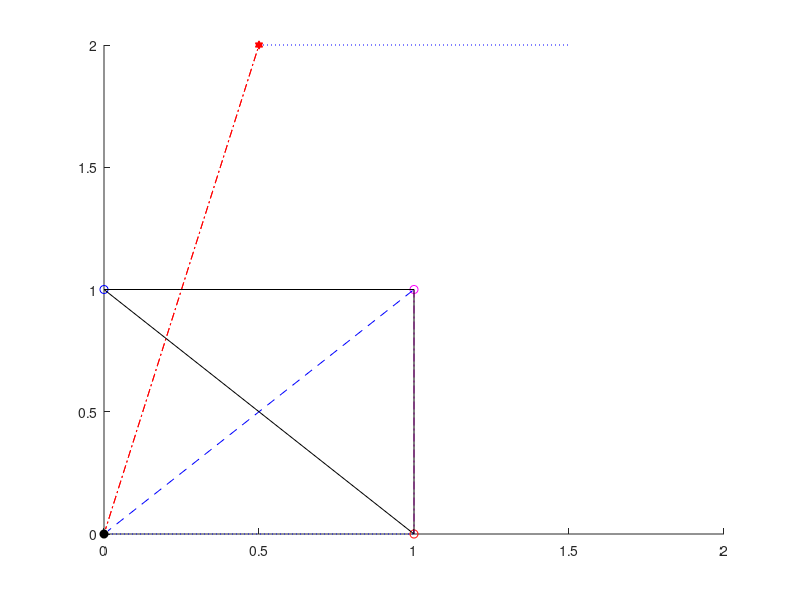

Here is the MATLAB script that generated this plot: (Note: this script raises an error after producing the figure.)

%clc

A = [1 0 0]';
B = [0 1 0]';
C = [1 1 0]';

%pnt = [0.5, -0.5, 0.5]'; 

V = [A'; B'; C';];
F = [1 2 3;];

v1 = B-A;
v2 = C-B;

x0 = A(1);
y0 = A(2);
z0 = A(3);

A0 = [x0; y0; z0];

n = cross(v1, v2)/norm(cross(v1, v2));
N = cross(v1, v2);

Op = n'*A0*n;
%pnt_p = ((n'*A0 - pnt)'*n)*n
%pnt_p = (pnt - (dot(pnt,n)/norm(n)^2)*n);
%pnt_p2 = pnt - pnt*n.*n

[P,Q] = meshgrid(0:0.1:1); % Provide a gridwork (you choose the size)
X = x0+v1(1,1)*P+v2(1,1)*Q; % Compute the corresponding cartesian coordinates
Y = y0+v1(2,1)*P+v2(2,1)*Q; %   using the two vectors in w
Z = z0+v1(3,1)*P+v2(3,1)*Q;
%figure()z
%surf(X,Y,Z)


l_mm = C;
l_pp = A;

r = [0.5, 2, 0]';

r_p = l_pp;
r_m = l_mm;

rho_p = r_p - n*(n'*r_p);
rho_m = r_m - n*(n'*r_m);

rho = r - n*(n'*r);

l = (rho_p-rho_m)/norm(rho_p-rho_m);

u = cross(l, n);

l_p = (rho_p-rho)'*l;
l_m = (rho_m-rho)'*l;

d = -n'*(r-l_mm)*n;

P0 = norm((rho_p-rho)'*u);
P0_n = ((rho_p-rho)-l_p*l)/P0;

R0 = sqrt(P0^2 + norm(d)^2);

P_p = norm(rho_p-rho);
P_m = norm(rho_m-rho);

R_p = sqrt(P_p^2 + norm(d)^2); 
R_m = sqrt(P_m^2 + norm(d)^2); 

% Integral terms calculation
T1 = P0*log((R_p+l_p)/(R_m+l_m));
T2 = atan((P0*l_p)/(R0^2 + norm(d)*R_p));
T3 = atan((P0*l_m)/(R0^2 + norm(d)*R_m));

I = P0_n'*u*(T1-norm(d)*(T2-T3))

figure();
FC = [1 1 1];
hold on;
plot3(0, 0, 0, 'ok', 'MarkerFaceColor', 'k')
plot3(A(1), A(2), A(3), 'or')
%plot3(Aq(1), Aq(2), Aq(3), 'or', 'MarkerFaceColor', 'r')

plot3(B(1), B(2), B(3), 'ob')
%plot3(Bq(1), Bq(2), Bq(3), 'ob', 'MarkerFaceColor', 'b')

plot3(C(1), C(2), C(3), 'om')
%plot3(Cq(1), Cq(2), Cq(3), 'om', 'MarkerFaceColor', 'm')

%plot3(P1(1), P1(2), P1(3), 'ok')
%plot3(Pq(1), Pq(2), Pq(3), 'ok', 'MarkerFaceColor', 'k')

%plot3([A(1), n(1)+A(1)], [A(2), n(2)+A(2)], [A(3), n(3)+A(3)], 'r')
plot3(Op(1), Op(2), Op(3), 'ok', 'MarkerFaceColor', 'none')
plot3(r(1), r(2), r(3), 'r', 'Marker', 'hexagram', 'MarkerFaceColor', 'r')
%plot3(pnt_p(1)+Op, pnt_p(2)+Op, pnt_p(3)+Op, 'r', 'Marker', 'hexagram', 'MarkerFaceColor', 'none')

plot3([0, n(1)], [0, n(2)], [0, n(3)], ':r')
%plot3([pnt(1), n(1)+pnt(1)], [pnt(2), n(2)+pnt(2)], [pnt(3), n(3)+pnt(3)], ':r')

plot3([Op(1), rho_p(1)+Op(1)], [Op(2), rho_p(2)+Op(2)], [Op(3), rho_p(3)+Op(3)], ':b')
plot3([Op(1), rho_m(1)+Op(1)], [Op(2), rho_m(2)+Op(2)], [Op(3), rho_m(3)+Op(3)], '--b')

plot3([l_mm(1), l_pp(1)], [l_mm(2), l_pp(2)], [l_mm(3), l_pp(3)], '-.m', LineWidth=1.5)

plot3([0, r(1)], [0, r(2)], [0, r(3)], '-.r')
plot3([Op(1), rho(1)+Op(1)], [Op(2), rho(2)+Op(2)], [Op(3), rho(3)+Op(3)], '-.r')

%plot3([pnt_p(1), d(1)+pnt_p(1)], [pnt_p(2), d(2)+pnt_p(2)], [pnt_p(3), d(3)+pnt_p(3)], '-.k')
plot3([r(1), d(1)+r(1)], [r(2), d(2)+r(2)], [r(3), d(3)+r(3)], '-.k')
plot3(rho(1)+Op(1), rho(2)+Op(2), rho(3)+Op(3), 'r', 'Marker', 'hexagram', 'MarkerFaceColor', 'none')

%plot3([r(1), d(1)+r(1)], [r(2), d(2)+r(2)], [r(3), d(3)+r(3)], '-.k')
%plot3([rho(1), P0(1)+rho(1)], [rho(2), P0(2)+rho(2)], [rho(3), P0(3)+rho(3)], '--g')
%plot3([0, P0(1)], [0, P0(2)], [0, P0(3)], '--g')
%plot3([P0_n(1)+Op(1)], [P0_n(2)+Op(2)], [P0_n(3)+Op(3)], 'sb')
plot3([rho(1)+Op(1), P0_n(1)+rho(1)+Op(1)], [rho(2)+Op(2), P0_n(2)+rho(2)+Op(2)], [rho(3)+Op(3), P0_n(3)+rho(3)+Op(3)], ':b')

patch('Faces',F,'Vertices',V, 'FaceColor', FC)

surf(X,Y,Z, FaceAlpha=0.3, FaceColor="none", EdgeColor="k", LineStyle=":")
%shading flat
%legend("A", "A'", "B", "B'", "C", "C'")
legend("O", "A", "B", "C", "O'")

%set(gca, 'XAxisLocation', 'origin', 'YAxisLocation', 'origin')

axis equal
%axis vis3d
%axis padded
grid on;
grid minor;
xlabel('x')
ylabel('y')
zlabel('z')
